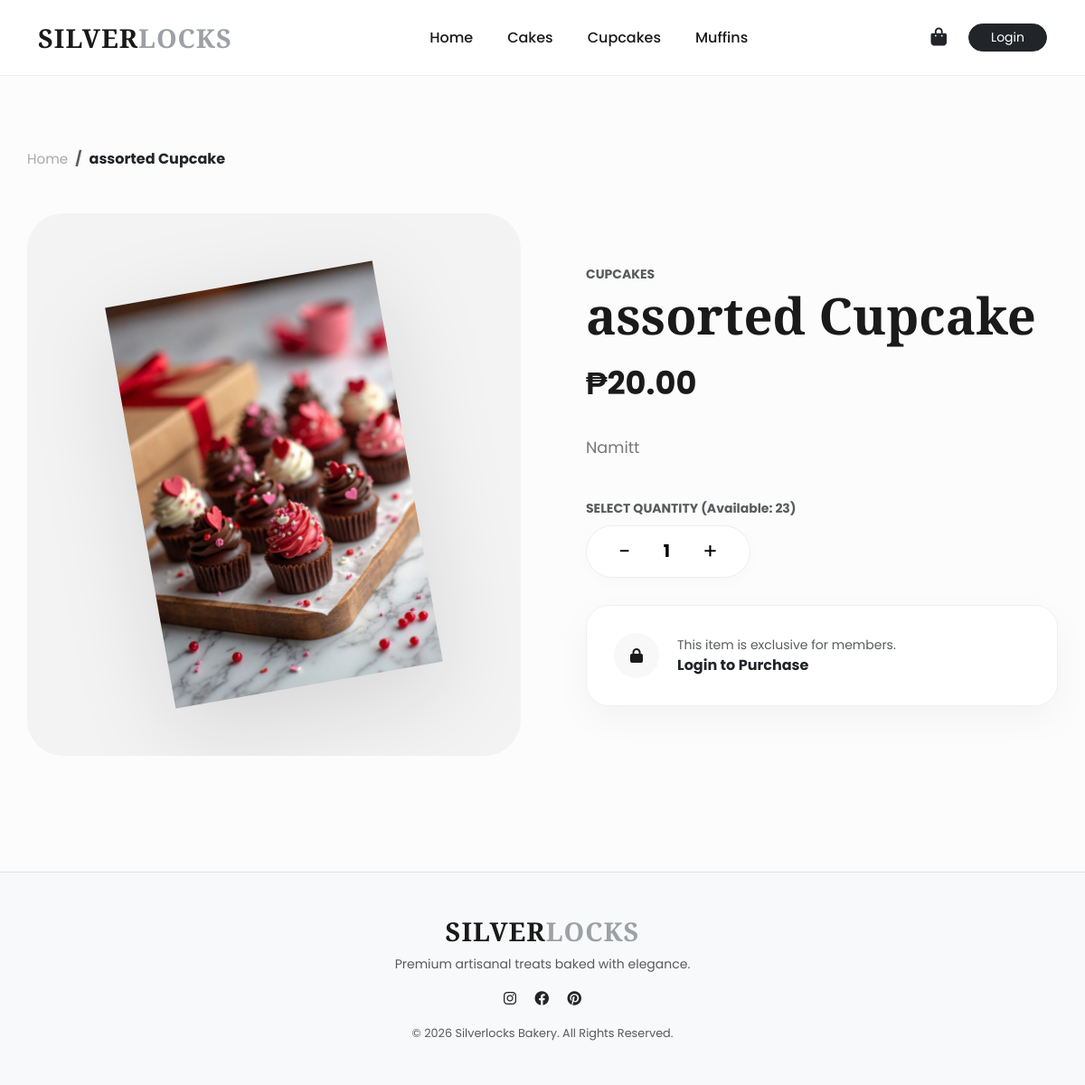
Page /details.php?id=6 on the committed database.
### tables this page shows
CREATE TABLE `products` (
  `id` int(11) NOT NULL,
  `name` varchar(255) NOT NULL,
  `category` varchar(100) NOT NULL,
  `price` decimal(10,2) NOT NULL,
  `stock` int(11) NOT NULL,
  `description` text DEFAULT NULL,
  `image` varchar(255) NOT NULL,
  `created_at` timestamp NOT NULL DEFAULT current_timestamp()
);

### details.php (the view, shortened to what this page needs)
<?php
include('includes/header.php');
if (isset($_GET['id'])) {
    $id = mysqli_real_escape_string($conn, $_GET['id']);
    $query = "SELECT * FROM products WHERE id = '$id' LIMIT 1";
    $result = mysqli_query($conn, $query);
    if (mysqli_num_rows($result) > 0) {
        $item = mysqli_fetch_assoc($result);
    } else {
        echo "<div class='container py-5 text-center'><h1 style='font-family:Playfair Display'>Product Not Found</h1><a href='index.php' class='btn btn-dark rounded-pill px-4'>Back to Home</a></div>";
        include('includes/footer.php');
        exit;
    }
} else {
    header("Location: index.php");
    exit;
}
?>
<div class="container details-section">
    <nav aria-label="breadcrumb" class="mb-5">
        <ol class="breadcrumb">
            <li class="breadcrumb-item"><a href="index.php">Home</a></li>
            <li class="breadcrumb-item active text-dark fw-bold"><?php echo $item['name']; ?></li>
        </ol>
    </nav>
    <div class="row align-items-center g-5">
        <div class="col-lg-6">
            <div class="product-img-container">
                <img src="uploads/<?php echo $item['image']; ?>" alt="<?php echo $item['name']; ?>">
            </div>
        </div>
        <div class="col-lg-6 ps-lg-5">
            <span class="text-muted text-uppercase fw-bold letter-spacing-2 small"><?php echo $item['category']; ?></span>
            <h1 class="product-title"><?php echo $item['name']; ?></h1>
            <div class="price-large">₱<?php echo number_format($item['price'], 2); ?></div>
            <p class="description-text">
                <?php echo nl2br($item['description']); ?>
            </p>
            <?php if($item['stock'] > 0): ?>
                <form action="functions/handle_cart.php" method="POST">
                    <div class="order-controls">
                        <p class="small text-muted mb-2 fw-bold">SELECT QUANTITY (Available: <?php echo $item['stock']; ?>)</p>
                        <div class="qty-wrapper">
                            <button type="button" class="qty-btn" onclick="updateQty(-1)">−</button>
                            <input type="text" name="product_qty" id="qty" class="qty-val" value="1" readonly>
                            <button type="button" class="qty-btn" onclick="updateQty(1)">+</button>
                        </div>
                    </div>
                    <?php if(isset($_SESSION['user_id'])): ?>
                        <button type="submit" name="add_to_cart_btn" class="btn-add-cart shadow-lg">
                            Add to Cart <i class="fas fa-shopping-bag ms-2"></i>
                        </button>
                    <?php else: ?>
                        <div class="login-box">
                            <div style="width:50px; height:50px; background:#f8f8f8; border-radius:50%; display:flex; align-items:center; justify-content:center;">
                                <i class="fas fa-lock"></i>
                            </div>
                            <div>
                                <p class="mb-0 text-muted small">This item is exclusive for members.</p>
                                <a href="login.php" class="text-dark fw-bold text-decoration-none">Login to Purchase</a>
                            </div>
                        </div>
                    <?php endif; ?>
                </form>
            <?php else: ?>
                <div class="alert alert-danger rounded-4 p-4 border-0 shadow-sm">
                    <i class="fas fa-info-circle me-2"></i> This product is currently out of stock.
                </div>
            <?php endif; ?>
        </div>
    </div>
</div>
<?php include('includes/footer.php'); ?>

### includes/header.php (style rules this page uses)
:root { --primary-silver: #9da1a5; --dark-text: #1a1a1a; }
body { font-family: 'Poppins', sans-serif; color: var(--dark-text); }
h1, h2, h3, .navbar-brand { font-family: 'Playfair Display', serif; }

### details.php (style rules this page uses)
:root { --silver-focus: #9da1a5; }
body { background-color: #fcfcfc; }
.details-section { padding: 80px 0; min-height: 85vh; }
.product-img-container { background-color: #f3f3f3; border-radius: 40px; padding: 60px; display: flex; align-items: center; justify-content: center; position: relative; overflow: hidden; min-height: 600px; }
.product-img-container img { max-width: 100%; height: 450px; object-fit: contain; transform: rotate(-10deg); transition: all 0.5s cubic-bezier(0.175, 0.885, 0.32, 1.275); filter: drop-shadow(0 30px 50px rgba(0,0,0,0.12)); }
.product-title { font-family: 'Playfair Display', serif; font-weight: 700; font-size: 3.5rem; color: #1a1a1a; margin-bottom: 15px; }
.price-large { font-size: 2.2rem; font-weight: 700; color: #1a1a1a; margin-bottom: 30px; }
.description-text { color: #777; line-height: 1.8; font-size: 1.1rem; margin-bottom: 40px; }
.qty-wrapper { display: flex; align-items: center; background: white; border: 1px solid #eee; border-radius: 50px; width: fit-content; padding: 10px 25px; margin-bottom: 30px; box-shadow: 0 5px 15px rgba(0,0,0,0.02); }
.qty-btn { background: none; border: none; font-size: 1.5rem; cursor: pointer; padding: 0 10px; }
.qty-val { width: 60px; text-align: center; border: none; font-weight: 700; font-size: 1.2rem; background: transparent; }
.login-box { background: white; border: 1px solid #f0f0f0; border-radius: 25px; padding: 30px; display: flex; align-items: center; gap: 20px; box-shadow: 0 15px 40px rgba(0,0,0,0.04); }
.breadcrumb-item a { color: #aaa; text-decoration: none; font-size: 0.95rem; }

### rows in the picture
products: name "assorted Cupcake", image (picture), category "CUPCAKES", price "20.00", description "Namitt", stock "23"
